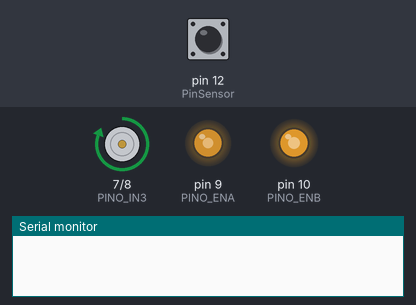
The sketch below on a simulated Arduino Uno, built with avr-gcc and run on an emulated ATmega328P. On the bench: motor-driver pin pairs drawn as motors (green arrow = first pin HIGH = forward, orange = second pin HIGH = backward, longer = more drive), output pins drawn as LEDs (lit = HIGH), the last lines printed to the serial monitor. The test bench sets the inputs (shaded band); at power-on: pin 12 (PinSensor) LOW.

Above: at 1.2 s.
1.3 s: pin 12 (PinSensor) driven HIGH
2.8 s: pin 12 (PinSensor) pulsed LOW 5 times (0.12 s each, 0.3 s apart)
At 4.1 s:
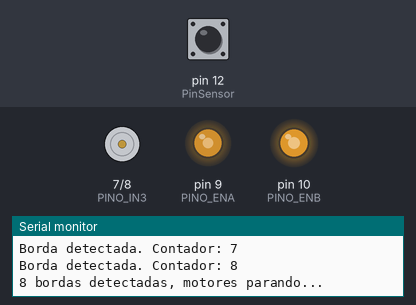
Timing chart, 0 to 10.2 s (numbered marks = the images above; inputs shaded):
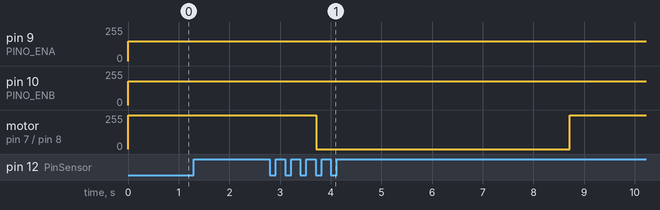

The sketch:

teste_ir.ino
```cpp
#define PinSensor 12 // Entrada digital do Arduino conectado ao pino OUT do Sensor
#define PINO_ENA 9
#define PINO_ENB 10
#define PINO_IN3 7
#define PINO_IN4 8
#define pinLed 4

int velMotoresEsq = 150;
int velMotoresDir = 180;

int LeituraSensor; // Váriavel que irá armazenar os valores de leitura do sensor ir
int estadoAnterior = 0;     // Guarda o valor anterior lido do sensor
int contador = 0;           // Contador de mudanças (bordas)

void setup()
{
  Serial.begin(9600); //Inicializa a comunicação serial
  pinMode(PinSensor, INPUT); // Declara o pino do sensor como entrada (INPUT)

  //configuração dos pinos como saida
  pinMode(PINO_ENA, OUTPUT);
  pinMode(PINO_ENB, OUTPUT);
  pinMode(PINO_IN3, OUTPUT);
  pinMode(PINO_IN4, OUTPUT);

  //pinMode(pinLed, OUTPUT);

  //inicia o codigo com os motores parados
  digitalWrite(PINO_IN3, LOW);
  digitalWrite(PINO_IN4, LOW);
  digitalWrite(PINO_ENA, LOW);
  digitalWrite(PINO_ENB, LOW);

  estadoAnterior = digitalRead(PinSensor);

  //digitalWrite(pinLed, HIGH);;
}

void loop()
{

  paraFrente();

  LeituraSensor = digitalRead(PinSensor);


  if (LeituraSensor != estadoAnterior)
  {
    contador++;
    estadoAnterior = LeituraSensor;

    Serial.print("Borda detectada. Contador: ");
    Serial.println(contador);

    if (contador == 8)
    {
      Serial.println("8 bordas detectadas, motores parando...");
      pararMotores();
      delay(5000);
      contador = 0; // Retoma a variável de quantidade de mudança de valores do ir para 0 para executar a lógica novamente
    }
  }

  delay(10);
}


void paraFrente()
{
  // Configura a velocidade dos motores
  analogWrite(PINO_ENA, velMotoresEsq);
  analogWrite(PINO_ENB, velMotoresDir);

  //configura os motores para o sentido horario
  digitalWrite(PINO_IN3, HIGH);
  digitalWrite(PINO_IN4, LOW);
}
void pararMotores()
{
  digitalWrite(PINO_IN3, LOW);
  digitalWrite(PINO_IN4, LOW);
}
```

Measured:
- after the input at 2.8 s, motor on pin 7 (PINO_IN3) / pin 8 (PINO_IN4): forward 255/255 → stopped after 0.91 s, → forward 255/255 5.0 s later
